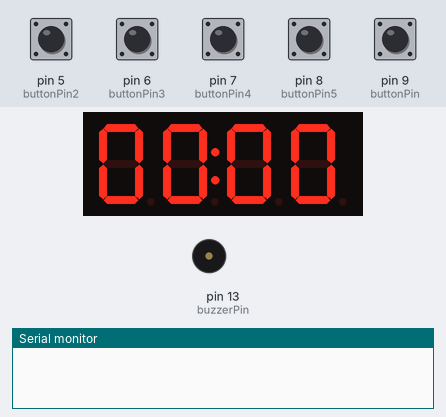
Bench run of a sketch on a simulated Arduino Uno, built with avr-gcc and run on an emulated ATmega328P. Parts: 4-digit seven-segment display, buzzer (waves = sounding), the last lines printed to the serial monitor. Inputs (shaded band) come from the test bench; at power-on: pin 5 (buttonPin2), pin 6 (buttonPin3), pin 7 (buttonPin4), pin 8 (buttonPin5), pin 9 (buttonPin) LOW.

Above: at 1.2 s.
1.3 s: pin 6 (buttonPin3) pulled HIGH for 0.15 s
At 1.9 s:
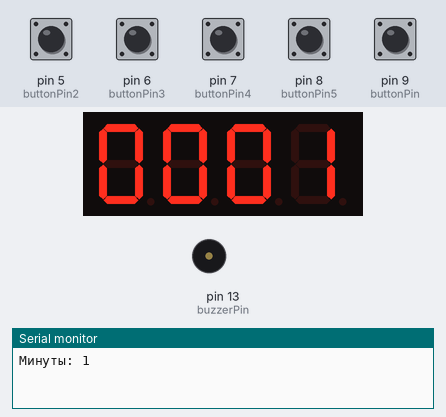
2.9 s: pin 8 (buttonPin5) pulled HIGH for 0.15 s
At 3.5 s:
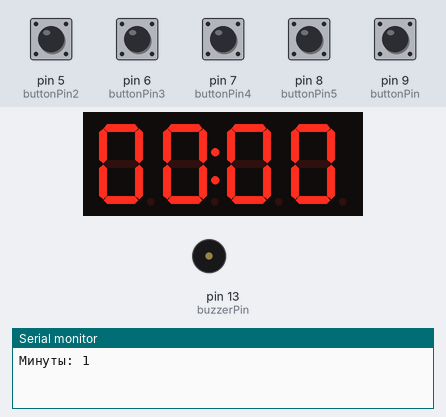
3.6 s: pin 8 (buttonPin5) pulled HIGH for 1 s
5.2 s: pin 9 (buttonPin) pulled HIGH for 0.15 s
At 6.1 s:
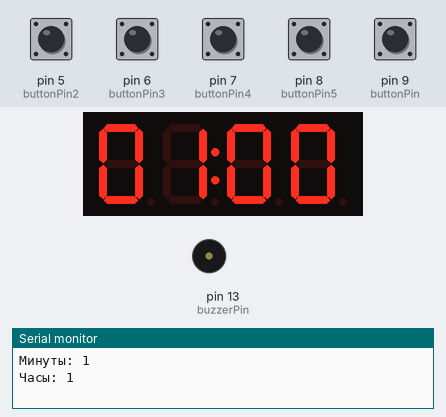
6.8 s: pin 9 (buttonPin) pulled HIGH for 1 s
At 7.5 s:
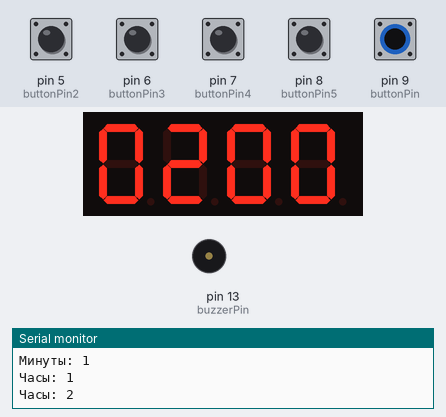
9.3 s: pin 6 (buttonPin3) pulled HIGH for 1 s
At 10.1 s:
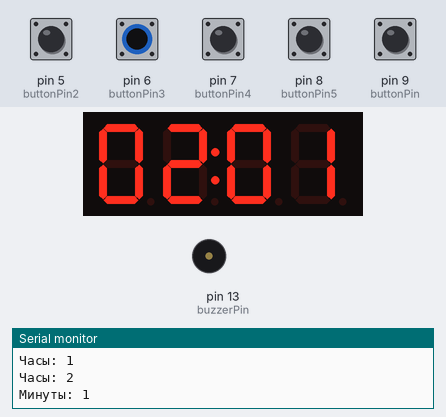
Timing chart, 0 to 12.3 s (numbered marks = the images above; inputs shaded):
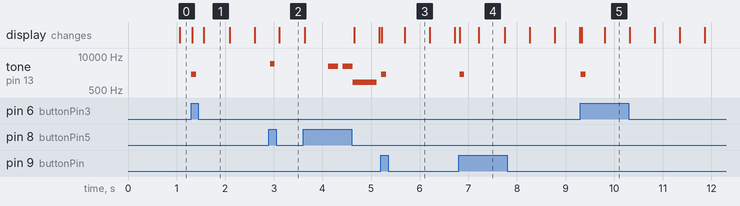

Measured:
- after the input at 1.3 s, tone on pin 13 (buzzerPin): silent → 2000 Hz at once, → silent 0.10 s later; the display: first changes at once (image 1 shows a later state)
- after the input at 2.9 s, tone on pin 13 (buzzerPin): silent → 5000 Hz at once, → silent 0.10 s later; the display: changes after 0.21 s (image 2)
- after the input at 5.2 s, tone on pin 13 (buzzerPin): silent → 2000 Hz at once, → silent 0.10 s later; the display: first changes at once (image 3 shows a later state)
- after the input at 6.8 s, tone on pin 13 (buzzerPin): silent → 2000 Hz at once, → silent 0.10 s later; the display: first changes at once (image 4 shows a later state)
- after the input at 9.3 s, tone on pin 13 (buzzerPin): silent → 2000 Hz at once, → silent 0.10 s later; the display: first changes at once (image 5 shows a later state)

The sketch:

Timer_Buzzer_new.ino
```cpp
// Простой таймер с 5 кнопками: 1) Прибавить часы, 2) Убавить часы, 3) Прибавить минуты, 4) Убавить минуты
// 5) Кнопка "старт/стоп" для запуска и остановки таймера и выключения буззера
// Буззер срабатывает при обнулении значения на экране

#include <TM1637.h> // подключаем библиотеку модуля TM1637
#define CLK 3 // определяем пины для подключения TM1637 к плате Arduino
#define DIO 4 // определяем пины для подключения TM1637 к плате Arduino
#define buttonPin 9 // определяем пин для подключения кнопки "увеличение часов"
#define buttonPin2 5// определяем пин для подключения кнопки "уменьшение часов"
#define buttonPin3 6 // определяем пин для подключения кнопки "увеличение минут"
#define buttonPin4 7 // определяем пин для подключения кнопки "уменьшение минут"
#define buttonPin5 8 // определяем пина для подключения кнопки "старт/стор"
#define buzzerPin 13 // определяем пин для подключения пьезоэлемента

unsigned long timing = 0; // переменная для времени, прошедшего с начала программы
unsigned long timingPipping = 0; // переменная для задержки пиканья буззера
unsigned long zeroBlinking = 0; // переменная для мигания нулей при окончании отсчёта таймера

int buttonHours = 0; // переменная для хранения состояния кнопки "часы"
int buttonMinutes = 0; // переменная для хранения состояния кнопки "минуты"
int buttonStartStop = 0; // переменная для хранения состояния кнопки "старт/стоп"
int counterHours = 0; // переменная для подсчёта нажатий на кнопку "часы"
int counterMinutes = 0; // переменная для подсчёта нажатий на кнопку "минуты"
int ARRAY[4]; // массив для хранения количества нажатий кнопок "часы" и "минуты"

boolean addHours = 0; // логическая переменная, которая хранит последнее состояние кнопки "прибавить часы"
boolean reduceHours = 0; // логическая переменная, которая хранит последнее состояние кнопки "убавить часы"
boolean addMinutes = 0; // логическая переменная, которая хранит последнее состояние кнопки "прибавить минуты"
boolean reduceMinutes = 0; // логическая переменная, которая хранит последнее состояние кнопки "убавить минуты"
boolean StartStopSwitcher = 0; // логическая переменная, которая хранит последнее состояние кнопки "старт/стоп"
boolean mode = 0; // логическая переменная, которая хранит текущий режим работы программы: настройка часов или обратный отсчёт/остановка таймера

unsigned long halfsec; // переменная для работы мигающего разделителя
boolean dots; // переменная для работы мигающего разделителя// переменная для работы мигающего разделителя

boolean stopPipping = 0; // переменная-флаг. Пока он false — пищим, когда true — не пищим и переходим в режим настройки

boolean blinking; // переменная для мигающих нулей после отключения таймера

TM1637 tm1637(CLK, DIO); // создаём объект класса TM1637, в качестве параметров используем номера пинов подключения дисплея к Ардуине

void setup() {
  Serial.begin(9600); // инициализация COM-порта
  tm1637.init(); // инициализация модуля TM1637
  tm1637.set(BRIGHT_TYPICAL); // устанавливаем яркость дисплея
}

void loop() {

  updateTimer (); // вызываем функцию обновления экрана
  Gyver_dots(); // вызываем функцию для моргания разделителя

  if (mode == 0) {
    // здесь будет выполняться настройка часов
    timeSetting ();

  }
  else {

    countdown (); // вызываем функцию обратного отсчёта
  }
}

//=====================ФУНКЦИИ=====================//

// ФУНКЦИЯ, КОТОРАЯ ОТВЕЧАЕТ ЗА НАСТРОЙКУ ЧАСОВ И МИНУТ

void timeSetting ()
{
  buttonHours = digitalRead(buttonPin); // считываем значения с входа кнопки "увеличение часов" таймера

  if (buttonHours == HIGH && addHours == 0) { // если кнопка нажата и переменная addHours (предыдущее состояние кнопки) = 0

    tone(buzzerPin, 2000, 100); // звук при нажатии на кнопку

    counterHours ++; // прибавляем единицу к переменной счётчика часов
    addHours = 1; // состояние кнопки меняется
    if (counterHours > 99) { // если значение > 99
      counterHours = 0; // то счётчик сбрасывается в ноль
    }

    ARRAY[0] = counterHours / 10; // записываем в 1 ячейку массива состояние кнопки "часы" (первая цифра перед запятой после деления на 10)
    ARRAY[1] = counterHours % 10; // записываем во 2 ячейку массива состояние кнопки "часы" (остаток от деления на 10)

    Serial.print("Часы: "); Serial.println(counterHours); // выводим в COM-порт состояние кнопки = переменной counterHours
  }
  if (buttonHours == LOW && addHours == 1) { // если кнопка не нажата, т.е., мы её отпустили
    addHours = 0; // состояние кнопки "возвращается" к первоначальному сотсоянию
  }

  // ВТОРАЯ КНОПКА УМЕНЬШАЕТ ЗНАЧЕНИЕ ЧАСОВ НА ЕДИНИЦУ (действует также, как кнопка "addHours", только в минус)

  if (digitalRead(buttonPin2) == HIGH && reduceHours == 0) {

    tone(buzzerPin, 3000, 100); // звук при нажатии на кнопку

    counterHours--;
    reduceHours = 1;

    if (counterHours <= 0) { // если значение <= нулю, то уменьшение часов останавливаем
      counterHours = 0; // счётчик сбрасывается в ноль, если мы пытаем от нуля отнять единицу
    }
    ARRAY[0] = counterHours / 10; // записываем в 1 ячейку массива состояние кнопки "часы" (первая цифра перед запятой после деления на 10)
    ARRAY[1] = counterHours % 10; // записываем во 2 ячейку массива состояние кнопки "часы" (остаток от деления на 10)

    Serial.print("Часы: "); Serial.println(counterHours); // выводим в COM-порт состояние кнопки = переменной counterHours
  }
  if (digitalRead(buttonPin2) == LOW && reduceHours == 1) { // снова обработка того, что мы отпустили кнопку уменьшения часов
    reduceHours = 0; // состояние кнопки "возвращается" к первоначальному сотсоянию
  }
  if (addHours == 1 && reduceHours == 1) {  // при нажатии обеих кнопок сразу, значение на LED-дисплее обнуляется
    counterHours = 0;
  }

  // ВТОРАЯ ЧАСТЬ КОДА ДЛЯ УСТАНОВКИ МИНУТ (аналогично установке часов)

  buttonMinutes = digitalRead(buttonPin3); // считываем значения с входа кнопки "увеличение минут" таймера

  if (buttonMinutes == HIGH && addMinutes == 0) { // если кнопка нажата и переменная addHours = 0

    tone(buzzerPin, 2000, 100); // звук при нажатии на кнопку

    counterMinutes ++; // прибавляем единицу к переменной счётчика
    addMinutes = 1; // состояние кнопки меняется

    if (counterMinutes > 60) { // если значение > 60, то счётчик сбрасывается на ноль
      counterMinutes = 0;
    }
    ARRAY[2] = counterMinutes / 10; // записываем в 1 ячейку массива состояние кнопки "часы" (первая цифра перед запятой после деления на 10)
    ARRAY[3] = counterMinutes % 10; // записываем во 2 ячейку массива состояние кнопки "часы" (остаток от деления на 10)

    Serial.print("Минуты: "); Serial.println(counterMinutes); // выводим в COM-порт состояние кнопки = переменной counterHours
  }
  if (buttonMinutes == LOW && addMinutes == 1) { // обработка того, что кнопка отпущена
    addMinutes = 0;
  }

  if (digitalRead(buttonPin4) == HIGH && reduceMinutes == 0) {

    tone(buzzerPin, 3000, 100); // звук при нажатии на кнопку

    counterMinutes --; // вторая кнопка уменьшает значение на единицу
    reduceMinutes = 1; // состояние кнопки изменилосб

    if (counterMinutes <= 0) { // если значение <= нулю, то сброс останавливаем
      counterMinutes = 0;
    }
    ARRAY[2] = counterMinutes / 10; // записываем в 1 ячейку массива состояние кнопки "часы" (первая цифра перед запятой после деления на 10)
    ARRAY[3] = counterMinutes % 10; // записываем во 2 ячейку массива состояние кнопки "часы" (остаток от деления на 10)

    Serial.print("Минуты: "); Serial.println(counterMinutes); // выводим в COM-порт состояние кнопки = переменной counterHours
  }

  if (digitalRead(buttonPin4) == LOW && reduceMinutes == 1) { // снова обработка того, что отпустили кнопку уменьшения минут
    reduceMinutes = 0;
  }

  if (addMinutes == 1 && reduceMinutes == 1) {
    counterMinutes = 0;
  }
  // ОБРАБОТКА КНОПКИ ПЕРЕКЛЮЧЕНИЯ РЕЖИМОВ НАСТРОЙКИ ЧАСОВ И ОБРАТНОГО ОТСЧЁТА

  if (digitalRead(buttonPin5) == HIGH && StartStopSwitcher == 0) {

    tone(buzzerPin, 5000, 100); // звук при нажатии на кнопку "старт"

    StartStopSwitcher = 1; // состояние кнопки изменилось
  }

  if (digitalRead(buttonPin5) == LOW && StartStopSwitcher == 1 ) { // снова обработка того, что отпустили кнопку уменьшения минут

    StartStopSwitcher = 0;

    if (counterHours > 0 || counterMinutes > 0) {
      mode = 1;
    }
  }
}

void updateTimer() // ФУНКЦИЯ ОБНОВЛЕНИЯ ЭКРАНА

{
  for (int i = 0; i < 4; i++) {
    tm1637.display(i, ARRAY[i]);
  }
}

void Gyver_dots() // ФУНКЦИЯ ДЛЯ МОРГАНИЯ РАЗДЕЛИТЕЛЯ ПО АЛЕКСУ ГАЙВЕРУ: http://alexgyver.ru/tm1637_display/http://alexgyver.ru/tm1637_display/

{
  if (millis() - halfsec > 500) {  // если прошло полсекунды
    halfsec = millis();            // сбросить таймер
    dots = !dots;                  // переключить точки
    if (dots) tm1637.point(0);     // выключить точки
    else tm1637.point(1);          // включить точки
  }
}

void countdown () // ФУНКЦИЯ ДЛЯ ВКЛЮЧЕНИЯ ОБРАТНОГО ОТСЧЁТА
{

  if (millis() - timing > 1000) { // задержка в 1 секунду
    timing = millis();

    if (counterMinutes > 0) { // если минут больше 0, то

      counterMinutes--; // отнимаем единицу от минут
    }
    else {

      if (counterHours > 0) { // проверяем, есть ли часы и, если есть, то...
        counterHours--; // отнимаем от часов единицу
        counterMinutes = 60; // минуты = 60
      }
      else {

        // ЗДЕСЬ БУДЕМ ПИЩАТЬ БУЗЗЕРОМ

        stopPipping = 0; // обнуляем переменную, чтобы после того, как остановили таймер, он пищал при достижении нуля

        // буззер будет пищать, пока не нажмём на кнопку

        while (stopPipping == 0) {

          tm1637.point(0); // выключаем точки

          if (millis() - zeroBlinking > 500) {  // если прошло полсекунды
            zeroBlinking = millis();            // сбросить таймер
            blinking = !blinking;                  // переключить точки
            if (blinking) {
              for (int i = 0; i < 4; i++) {
                tm1637.display(i, 0);
              }
            }

            else {
              for (int i = 0; i < 4; i++) {
                tm1637.display(i, " ");
              }
            }
          }
          // НАСТРОЙКИ ЗВУКА БУЗЗЕРА И ЕГО ЗАПУСК

          if ((millis() - timingPipping > 500) && (millis() - timingPipping < 100)) {
            tone(buzzerPin, 2000, 200);
          }
          if (millis() - timingPipping > 1000 && (millis() - timingPipping < 200)) {
            tone(buzzerPin, 3000, 200);

          } if (millis() - timingPipping > 300) {
            tone(buzzerPin, 4000, 200);
            timingPipping = millis();
          }
          if (digitalRead(buttonPin5) == HIGH && StartStopSwitcher == 0) { // если кнопка нажата и переменная StartStopSwitcher (предыдущее состояние кнопки) = 0
            StartStopSwitcher = 1; // состояние кнопки изменилось
          }

          if (digitalRead(buttonPin5) == LOW && StartStopSwitcher == 1) { // снова обработка того, что отпустили кнопку уменьшения минут

            tone(buzzerPin, 1000, 500); // звук при нажатии на кнопку "старт"

            StartStopSwitcher = 0;
            mode = 0; // меняем "флаг" на нулевой, то, есть переключаемся в режим настройки часов
            stopPipping = 1;
          }
        }
      }
    }
    ARRAY[0] = counterHours / 10; // записываем в 1 ячейку массива "часы" (первая цифра перед запятой после деления на 10)
    ARRAY[1] = counterHours % 10; // записываем во 2 ячейку массива "часы" (остаток деления на 10)
    ARRAY[2] = counterMinutes / 10; // записываем в 3 ячейку массива состояние кнопки "минуты" (первая цифра перед запятой после деления на 10)
    ARRAY[3] = counterMinutes % 10; // записываем в 3 ячейку массива состояние кнопки "минуты" (остаток деления на 10)
  }
  if (digitalRead(buttonPin5) == HIGH && StartStopSwitcher == 0) { // если кнопка нажата и переменная StartStopSwitcher (предыдущее состояние кнопки) = 0

    StartStopSwitcher = 1; // состояние кнопки изменилось
  }

  if (digitalRead(buttonPin5) == LOW && StartStopSwitcher == 1) { // снова обработка того, что отпустили кнопку уменьшения минут
    StartStopSwitcher = 0;

    tone(buzzerPin, 5000, 100); // звук при нажатии на кнопку "стоп" при работающем обратном отсчёте

    mode = 0; // меняем "флаг" на нулевой, то, есть переключаемся в режим настройки часов
  }

}
```
